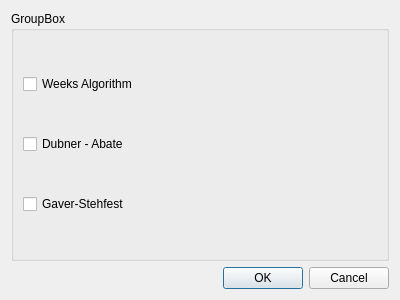
<?xml version="1.0" encoding="UTF-8"?>
<ui version="4.0">
 <class>TransformTypeDialog</class>
 <widget class="QDialog" name="TransformTypeDialog">
  <property name="geometry">
   <rect>
    <x>0</x>
    <y>0</y>
    <width>400</width>
    <height>300</height>
   </rect>
  </property>
  <property name="windowTitle">
   <string>Dialog</string>
  </property>
  <layout class="QGridLayout" name="gridLayout_2">
   <item row="0" column="0">
    <layout class="QGridLayout" name="gridLayout">
     <item row="1" column="0">
      <widget class="QGroupBox" name="groupBox">
       <property name="title">
        <string>GroupBox</string>
       </property>
       <layout class="QGridLayout" name="gridLayout_3">
        <item row="3" column="0">
         <widget class="QCheckBox" name="checkBoxGaverStehfest">
          <property name="text">
           <string>Gaver-Stehfest</string>
          </property>
          <property name="autoExclusive">
           <bool>true</bool>
          </property>
         </widget>
        </item>
        <item row="2" column="0">
         <widget class="QCheckBox" name="checkBoxDubner">
          <property name="text">
           <string>Dubner - Abate</string>
          </property>
          <property name="autoExclusive">
           <bool>true</bool>
          </property>
         </widget>
        </item>
        <item row="1" column="0">
         <widget class="QCheckBox" name="checkBoxWeeks">
          <property name="text">
           <string>Weeks Algorithm</string>
          </property>
          <property name="autoExclusive">
           <bool>true</bool>
          </property>
         </widget>
        </item>
       </layout>
      </widget>
     </item>
    </layout>
   </item>
   <item row="1" column="0">
    <widget class="QDialogButtonBox" name="buttonBox">
     <property name="orientation">
      <enum>Qt::Horizontal</enum>
     </property>
     <property name="standardButtons">
      <set>QDialogButtonBox::Cancel|QDialogButtonBox::Ok</set>
     </property>
    </widget>
   </item>
  </layout>
 </widget>
 <resources/>
 <connections>
  <connection>
   <sender>buttonBox</sender>
   <signal>accepted()</signal>
   <receiver>TransformTypeDialog</receiver>
   <slot>accept()</slot>
   <hints>
    <hint type="sourcelabel">
     <x>248</x>
     <y>254</y>
    </hint>
    <hint type="destinationlabel">
     <x>157</x>
     <y>274</y>
    </hint>
   </hints>
  </connection>
  <connection>
   <sender>buttonBox</sender>
   <signal>rejected()</signal>
   <receiver>TransformTypeDialog</receiver>
   <slot>reject()</slot>
   <hints>
    <hint type="sourcelabel">
     <x>316</x>
     <y>260</y>
    </hint>
    <hint type="destinationlabel">
     <x>286</x>
     <y>274</y>
    </hint>
   </hints>
  </connection>
 </connections>
</ui>
